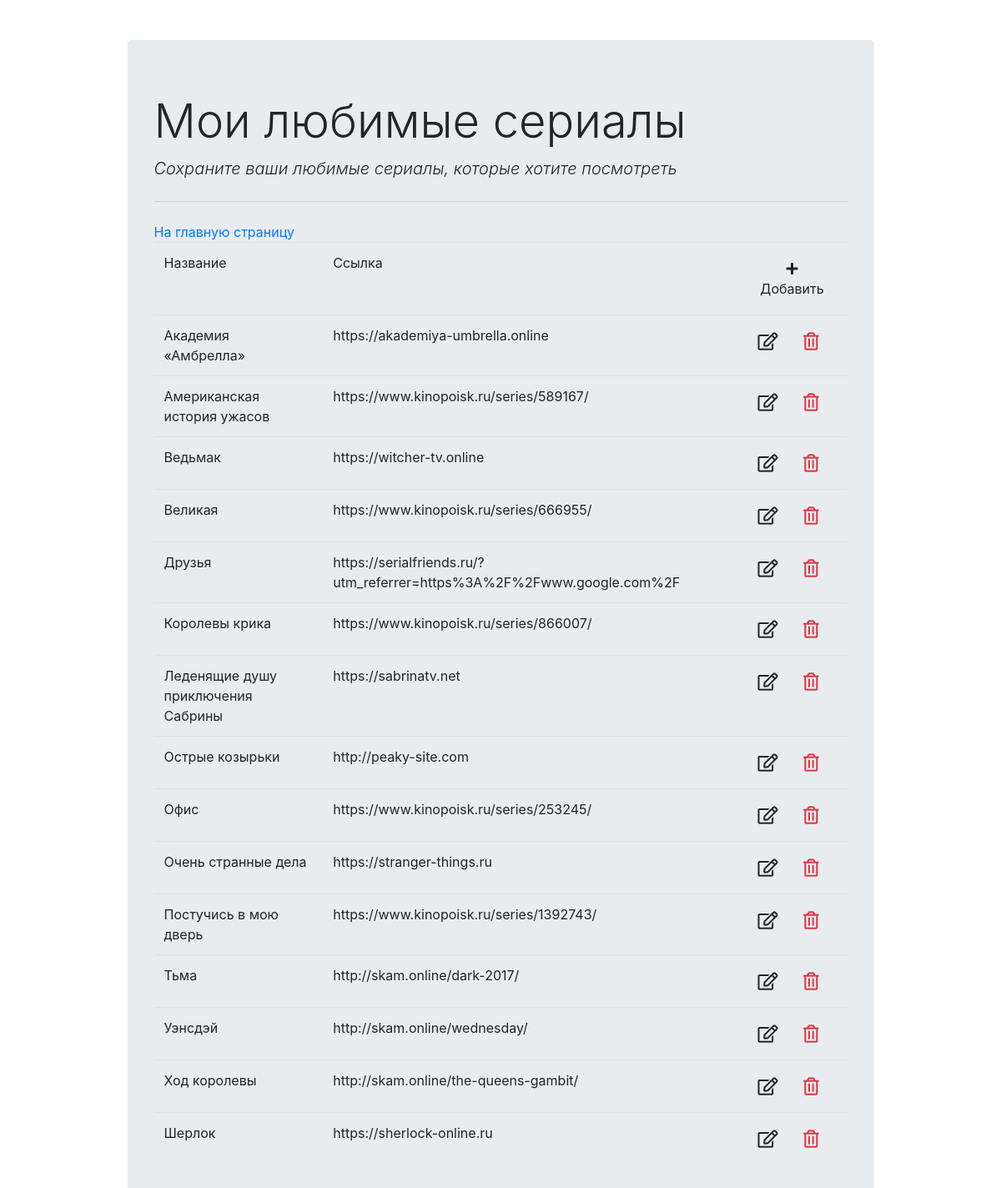
Page /list/ on the committed database.
### funCinema/models.py (models this page shows, shortened)
class Serials(models.Model):
    title = models.CharField('Название',max_length=100)
    description = models.CharField('Описание', max_length= 200)
    poster = models.ImageField('Постер', upload_to='serials/')
    date = models.DateField('Дата выхода', null=True)
    country = models.CharField('Страна',max_length=100)
    actors = models.ManyToManyField(Actor, verbose_name='актеры', related_name='actor')   # использование M2M
    genre = models.ManyToManyField(Genre, verbose_name='жанры')  # использование M2M
    category = models.ForeignKey(Category, verbose_name='категория', on_delete=models.SET_NULL, null=True)    # использование O2M
    url = models.SlugField(unique=False)
    link = models.URLField(max_length=200, blank=True)
    class Meta:
        ordering = ['title']
        verbose_name = 'Сериал'
        verbose_name_plural = 'Сериалы'

### funCinema/views.py (the view)
# urls.py: path('list/', views.add_list, name='list'),
def add_list(request):
    context = {'list': Serials.objects.all()}
    return render(request, 'serials/mySerial.html', context)

### funCinema/templates/serials/mySerial.html (shortened to what this page needs)
{% extends 'serials/base_form.html' %}
{% load static %}
{% block content %}
<html lang="en">
<head>
    <link rel="stylesheet" href="{% static 'css/add.css' %}">
</head>
<a href="{% url 'serials_list' %}">На главную страницу</a>
<body>
<table class = 'table'>
    <thead class = 'border-bottom'>
        <tr>
            <td>Название</td>
            <td>Ссылка</td>
            <td>
                <a href="{% url 'insert' %}" class="btn">
                    <i class="fas fa-plus"></i> Добавить
                </a>
            </td>
        </tr>
    </thead>
    <tbody>
        {% for serials in list %}
            <tr>
                <td>{{ serials.title }}</td>
                <td>{{ serials.link }}</td>
                <td>
                    <a href="{% url 'update' serials.id %}" class="btn">
                        <i class="far fa-edit fa-lg"></i>
                    </a>
                    <form action="{% url 'delete' serials.id %}" method="post" class="d-inline">
                        <button type="submit" class="btn">
                            <i class="far fa-trash-alt fa-lg text-danger float-right"></i>
                        </button>
                    </form>
                </td>
            </tr>
        {% endfor %}
    </tbody>
</table>
</body>
</html>
{% endblock  %}

### funCinema/templates/serials/base_form.html (shortened to what this page needs)
<!DOCTYPE html>
<html lang="en">
<head>
    <link rel="stylesheet" href="https://stackpath.bootstrapcdn.com/bootstrap/4.3.1/css/bootstrap.min.css"
>
    <link rel="stylesheet" href="https://cdnjs.cloudflare.com/ajax/libs/font-awesome/5.11.2/css/all.min.css">
</head>
<body>
    <div class="container">
        <div class="col-md-10 offset-md-1 mt-5">
            <div class="jumbotron">
                <h1 class="display-4">Мои любимые сериалы</h1>
                <p class="lead font-italic">Сохраните ваши любимые сериалы, которые хотите посмотреть</p>
                <hr class="my-4">
                {% block content %}
                {% endblock content %}
            </div>
        </div>
    </div>
</body>
</html>

### funCinema/static/css/add.css (style rules this page uses)
.container { top: 500px; position: sticky; }

### rows in the picture
Serials: title "Академия «Амбрелла»", link "https://akademiya-umbrella.online"
Serials: title "Американская история ужасов", link "https://www.kinopoisk.ru/series/589167/"
Serials: title "Ведьмак", link "https://witcher-tv.online"
Serials: title "Великая", link "https://www.kinopoisk.ru/series/666955/"
Serials: title "Друзья", link "https://serialfriends.ru/?utm_referrer=https%3A%2F%2Fwww.google.com%2F"
Serials: title "Королевы крика", link "https://www.kinopoisk.ru/series/866007/"
Serials: title "Леденящие душу приключения Сабрины", link "https://sabrinatv.net"
Serials: title "Острые козырьки", link "http://peaky-site.com"
Serials: title "Офис", link "https://www.kinopoisk.ru/series/253245/"
Serials: title "Очень странные дела", link "https://stranger-things.ru"
Serials: title "Постучись в мою дверь", link "https://www.kinopoisk.ru/series/1392743/"
Serials: title "Тьма", link "http://skam.online/dark-2017/"
Serials: title "Уэнсдэй", link "http://skam.online/wednesday/"
Serials: title "Ход королевы", link "http://skam.online/the-queens-gambit/"
Serials: title "Шерлок", link "https://sherlock-online.ru"
